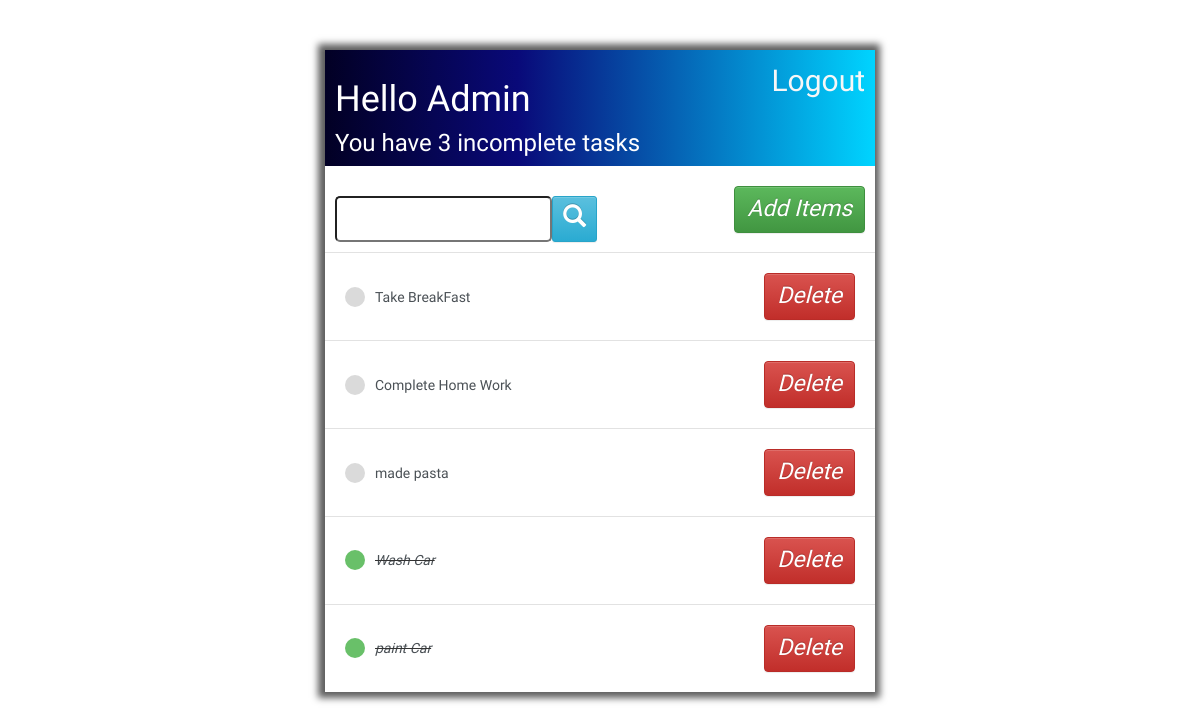
The app's page / (signed in), older data.
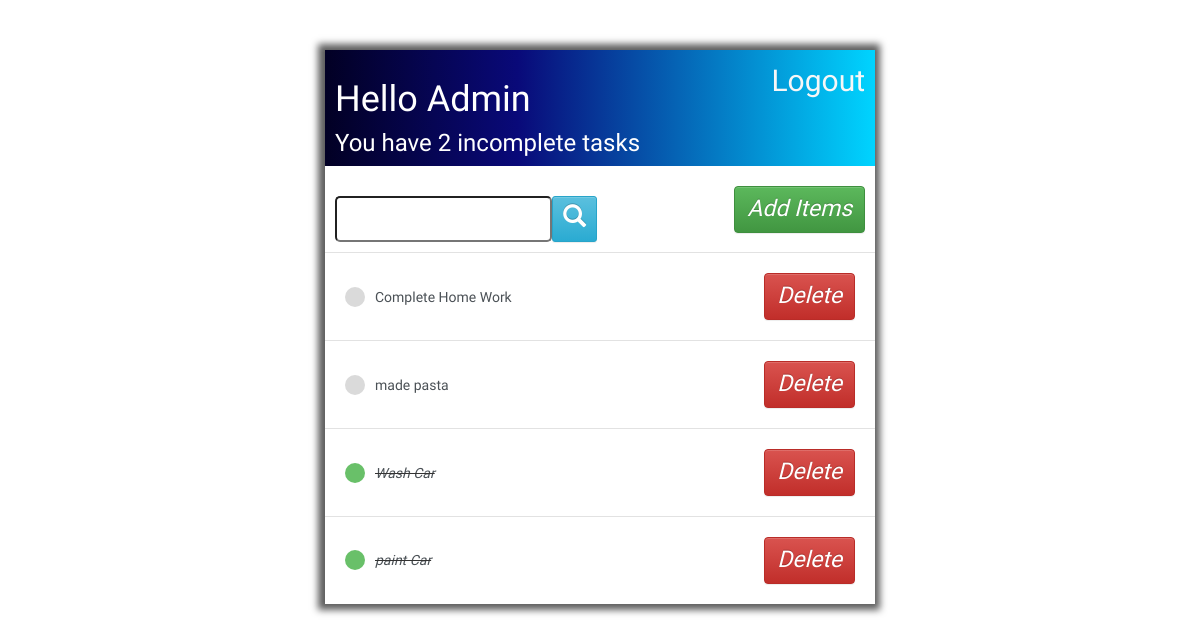
The same page, newer data.
### base/models.py (models this page shows)
class Task(models.Model):
    user = models.ForeignKey(User, on_delete = models.CASCADE, null=True, blank=True)
    title =  models.CharField(max_length=200)
    description =  models.TextField(null=True, blank=True)
    complete =  models.BooleanField(default=False)
    create = models.DateTimeField(auto_now_add=True)
    def __str__(self):
        return self.title
    class Meta:
        ordering = ['complete']

### base/views.py (the view)
# urls.py: path('',TaskList.as_view(), name='tasks'),
class TaskList(LoginRequiredMixin, ListView):
    model = Task
    context_object_name = 'tasks'
    def  get_context_data(self, **kwargs):
        context = super().get_context_data(**kwargs)
        context['tasks'] = context['tasks'].filter(user=self.request.user)
        context['count'] = context['tasks'].filter(complete = False).count()
        search_input = self.request.GET.get('search-area') or ''
        if search_input:
            context['tasks'] = context['tasks'].filter(title__startswith=search_input)
        context['search_input'] = search_input
        return context

### base/templates/base/task_list.html
{% extends 'base/main.html' %}
{% block content %}
<div class="header-bar">
    <div>
        <h1>Hello {{request.user|title}}</h1>
        <h3 style="margin:0">You have {{count}} incomplete task{{ count|pluralize:"s" }}</h3>
    </div>
    {% if request.user.is_authenticated %}
    <a style="font-size: 30px;" href="{% url 'logout' %}">Logout</a>
    {% else %}
     <a href="">LogIn</a>
    {% endif %}
</div>
<div id="search-add-wrapper">
    <form action="" method="GET" style="margin-top: 20px;display: flex;">
        <input type="text" name="search-area" value="{{search_input}}">
        <button class="btn btn-info btn-sm" type="submit"><span class="glyphicon glyphicon-search"></span></button>
    </form>
    <a class="btn btn-success btn" href="{% url 'task-create' %}">Add Items</a>
</div>
<div class="task-items-wrapper">
    {% for task in tasks %}
        <div class="task-wrapper">
            {% if task.complete %}
            <div class="task-title">
                <div class="task-complete-icon"></div>
                <i><s><a href="{% url 'task-update' task.id %}">{{task}}</a></s></i>
            </div>
            <a class="btn btn-danger" href="{% url 'task-delete' task.id %}">Delete</a>
            {% else %}
                <div class="task-title">
                 <div class="task-incomplete-icon"></div>
                 <a href="{% url 'task-update' task.id %}">{{task}}</a>
                </div>
                <a class="btn btn-danger" href="{% url 'task-delete' task.id %}">Delete</a>
            {% endif %}
        </div>
        {% empty %}
        <h3>No Item in List</h3>
    {% endfor %}
</div>
{% endblock content %}

Row changes from the older to the newer data that the page shows:
removed Task: title "Take BreakFast"
Text that changed along with them:
{{ count }}: "3" → "2"
